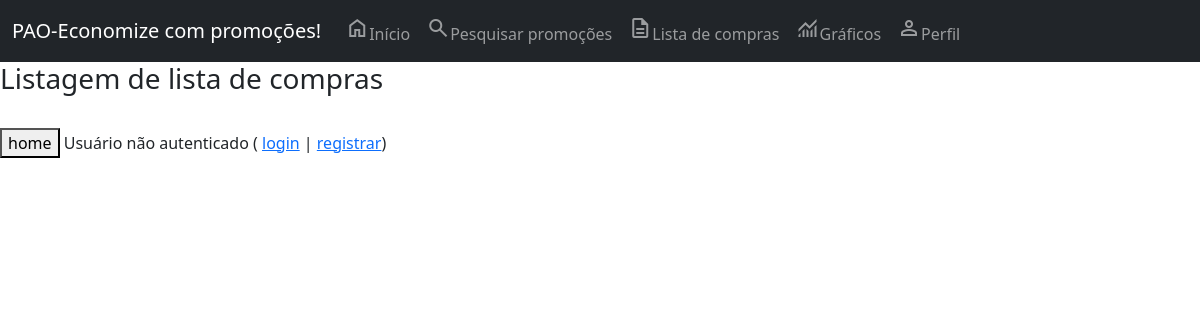
The page /listagem-lista-compras/ on the database as committed earlier.
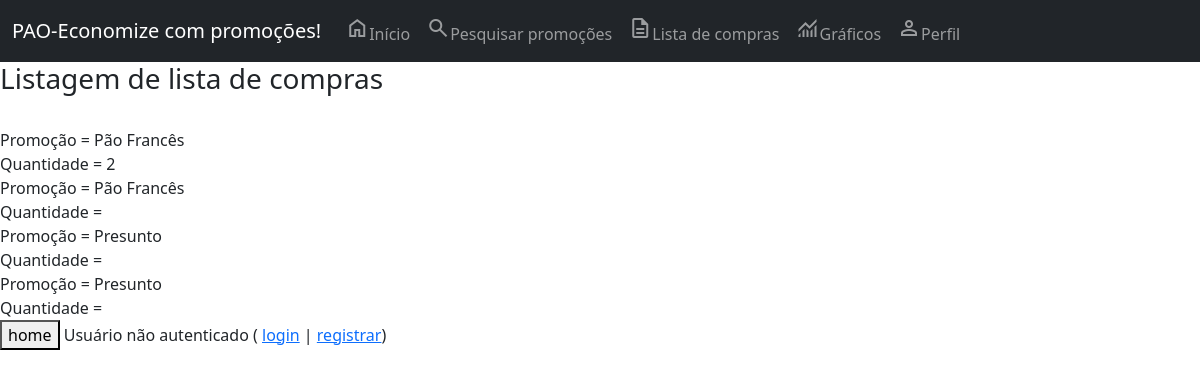
The same page on the database as committed later.
### core/models.py (models this page shows)
class ListaCompras(models.Model):
    id_promocao = models.ForeignKey(Promocao, on_delete=models.CASCADE, verbose_name='Promoção')
    quantidade = models.IntegerField(blank=True, null=True, verbose_name='Quantidade')
    class Meta:
        verbose_name_plural = 'lista compras'

class Promocao(models.Model):
    descricao = models.CharField(max_length=150, blank=True, null=True, verbose_name='Descricao')
    unidade = models.CharField(max_length=20, blank=True, null=True, verbose_name='Unidade')
    categoria = models.CharField(max_length=100,choices=CATEGORIAS_CHOICES, blank=True, null=True, verbose_name='Categoria')
    preco_normal = models.DecimalField(max_digits=10, decimal_places=2, verbose_name='Preço normal')
    preco_promocao = models.DecimalField(max_digits=10, decimal_places=2, verbose_name='Preço')
    data_inicio = models.DateField(auto_now=False, verbose_name='Inicio')
    data_fim = models.DateField(auto_now=False, verbose_name='Fim')
    distancia = models.DecimalField(max_digits=10, decimal_places=2, verbose_name='Distância')
    mercado = models.ForeignKey(Mercado, on_delete=models.CASCADE, verbose_name='Mercado')
    class Meta:
        verbose_name_plural = 'Promoções'
    def __str__(self):
        return self.descricao

### core/views.py (the view)
# urls.py: path('listagem-lista-compras/', listagem_lista_compras, name='url_listagem_lista_compras'),
def listagem_lista_compras(request):
    dados = ListaCompras.objects.all()
    contexto = {'dados': dados}
    return render(request, 'core/listagem_lista_compras.html', contexto)

### core/templates/core/listagem_lista_compras.html (shortened to what this page needs)
{% extends 'base.html' %}
{% load static %}
{% block main %}
<h3>Listagem de lista de compras</h3> <br>
{% for i in dados %}
    Promoção = {% if i.id_promocao %} {{ i.id_promocao }} {% endif %} <br>
    Quantidade = {% if i.quantidade %} {{ i.quantidade }} {% endif %} <br>
{% endfor %}
<button onclick="window.location.href='/'">home</button>
{% endblock %}

Rows that differ between the two databases and show on the page:
added ListaCompras: id_promocao "Pão Francês", quantidade "2"
added ListaCompras: id_promocao "Pão Francês"
added ListaCompras: id_promocao "Presunto"
added ListaCompras: id_promocao "Presunto"
